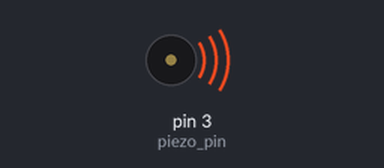
A sketch run on a simulated Arduino Uno, built with avr-gcc and run on an emulated ATmega328P. Shown: buzzer (waves = sounding).

Above: at 0.1 s.
Timing chart, 0 to 1.6 s (numbered marks = the images above):
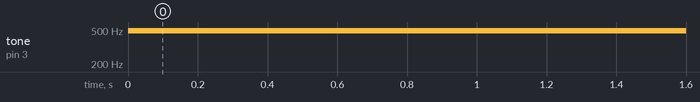

The sketch:

project8.ino
```cpp
#define piezo_pin 3  // pin 3 is capable of PWM output to drive tones
int del = 500;

void setup()
{
  pinMode (piezo_pin, OUTPUT);
}

void loop()
{
   analogWrite (piezo_pin, 250);  // 50 percent duty cycle tone to the piezo
 delay(del);
   digitalWrite (piezo_pin, LOW); // turn the piezo off
 delay(del);
 }
```

Measured:
- by itself, tone on pin 3 (piezo_pin): silent → 490 Hz at 0.00 s
